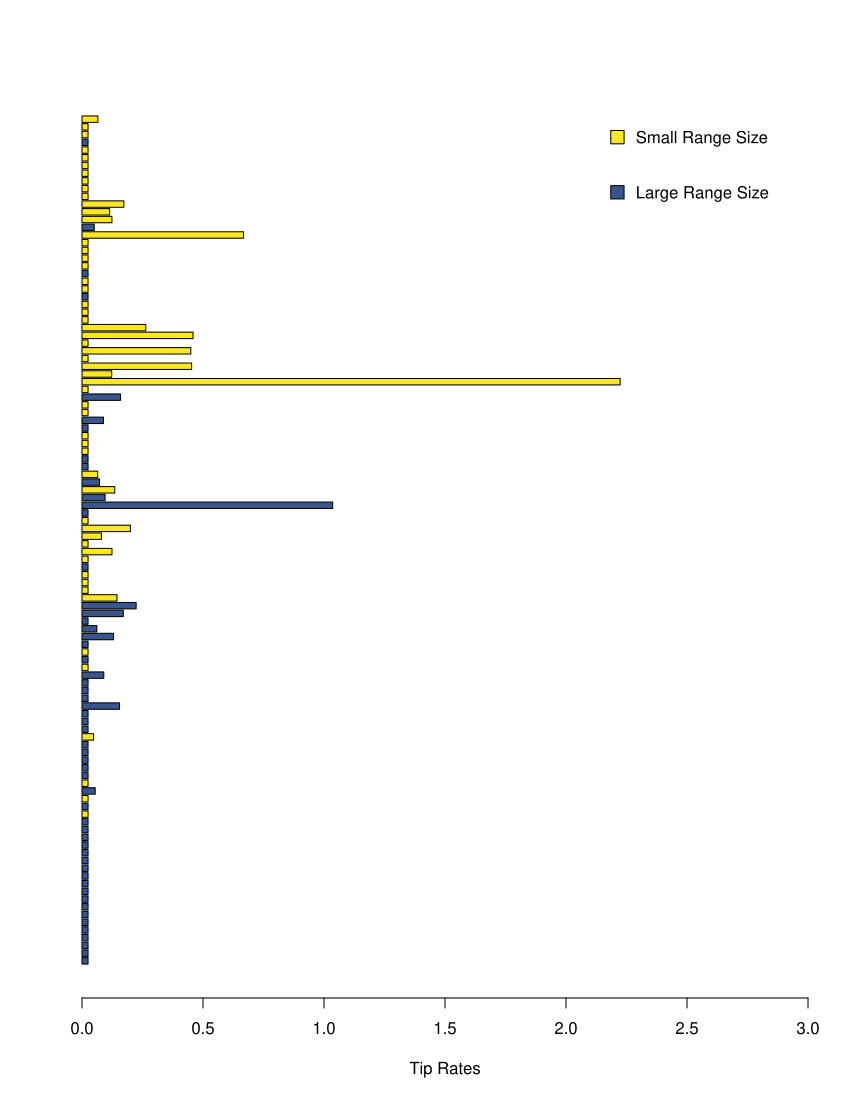

R code for this plot:
#plotting carnivore chromosome data and range size in chromePlus

###LOAD IN PACKAGES###----------------------------------------------------------
#load in packages needed to run analysis
library(phytools)
library(castor)
library(ape)
library(geiger)
library(chromePlus)
library(diversitree)
library(viridis)

###LOAD IN AND PRUNE DATA###----------------------------------------------------

#load in tree data
trees <- read.nexus("../data/carnivora.nex")
for(i in 1:100){
  #trees are ultrametric, this line corrects for the fact that the tolerance
  #for being ultrametric is not met by some trees
  trees[[i]] <- force.ultrametric(trees[[i]], method = "extend")
}
#only keep the first tree
tree <- trees[[1]]
#clean up the environment
rm(trees, i)

#load in chromosome data
chroms <- read.csv("../data/chroms.csv")

#load in range size
range <- read.csv("../data/calc.carn.range.sizes.csv")
#change column names to be informative
colnames(range) <- c("species", "range.size")

#prune chromosome number and combnine with range size
dat.pruned <- range
#add empty third column for chromosome number
dat.pruned[, 3]  <- NA
#name the third column
colnames(dat.pruned)[3] <- "hap.chrom"
#Columns are out of order, lets fix them 
dat.pruned <- dat.pruned[, c(1, 3, 2)]

#this loop creates 100 datasets, sampling a chromosome number for each species
#when there is more than one
datalist <- list()
for(i in 1:nrow(range)){
  hit <- which(chroms$species == range$species[i])
  if(length(hit) > 1){
    hit <- sample(hit, 1)
  }
  dat.pruned$hap.chrom[i] <- chroms[hit, 2]
  datalist <- dat.pruned
}

#prune and scale trees
#find tips that are missing from the dataset
missing <- tree$tip.label[!tree$tip.label %in% datalist$species]

#drop any missing tips between tree and data
tree <- drop.tip(tree, tip = missing)

#discretize range size based on the median
x <- median(datalist$range.size)
datalist$range.size <- as.numeric(datalist$range.size >= x)
#0 = small; 1 = large pop size

#rm old data and clean up environment
rm(i, missing, chroms, dat.pruned, range, hit, x)

#load in the tip rate data
tips <- read.csv("../results/tiprates.csv", row.names = 1)

#plot the tip rate data
barplot(height = tips$x + 0.025,
        col = c("#FDE725FF", "#39568CFF")[datalist$range.size + 1],
        horiz = T,
        xlim = c(0,3),
        xlab = "Tip Rates")

#add a legend to the plot
legend(x = "topright", 
       legend = c("Small Range Size", "Large Range Size"), 
       pch = 22, 
       pt.cex = 2, 
       box.col = "transparent", 
       pt.bg = c("#FDE725FF", "#39568CFF"))

#export as PDF 8.5"x11"
